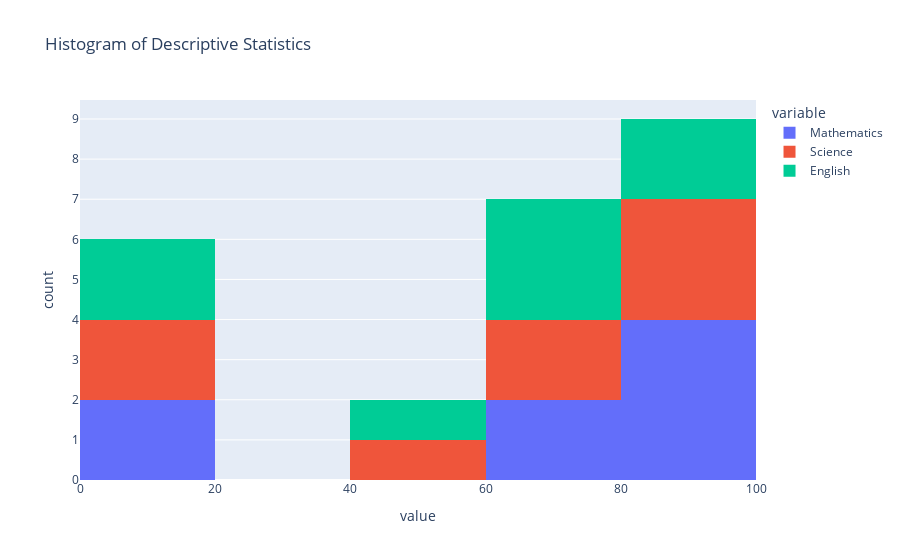
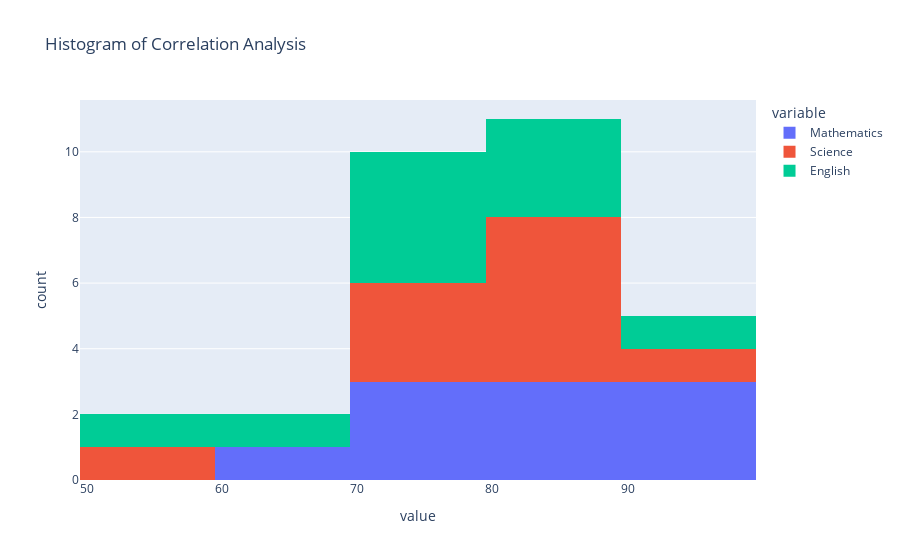

The code cell stored with these charts, in order, in its notebook:
### Code cell
import pandas as pd
import seaborn as sns
import plotly.express as px
data = {
    'Student': ['A', 'B', 'C', 'D', 'E', 'F', 'G', 'H', 'I', 'J'],
    'Mathematics': [85, 78, 92, 88, 70, 95, 60, 80, 90, 76],
    'Science': [80, 85, 88, 70, 75, 92, 55, 82, 89, 78],
    'English': [78, 74, 85, 80, 68, 90, 50, 77, 83, 72]
}
dataset=pd.DataFrame(data)
des=dataset.describe()
print("Descriptive Statistics:\n", des)
fig=px.histogram(des,title='Histogram of Descriptive Statistics')
fig.show()
sns.heatmap(des,annot=True)
plt.title("Heatmap of Decriptive Statistics")
plt.show()
corr_data=dataset.drop(columns=['Student'])
print("Correlation Analysis:\n",corr_data)
fig=px.histogram(corr_data,title='Histogram of Correlation Analysis')
fig.show()
sns.heatmap(corr_data,annot=True)
plt.title("Heatmap of Correlation")
plt.show()

### Figure 1 — Plotly figure (JSON) as saved in the notebook; plotly's stock layout.template omitted (floating-point values rounded to 4 significant figures)
{"data": [{"bingroup": "x", "hovertemplate": "variable=Mathematics<br>value=%{x}<br>count=%{y}<extra></extra>", "legendgroup": "Mathematics", "marker": {"color": "#636efa", "pattern": {"shape": ""}}, "name": "Mathematics", "orientation": "v", "showlegend": true, "type": "histogram", "x": [10.0, 81.4, 10.84, 60.0, 76.5, 82.5, 89.5, 95.0], "xaxis": "x", "yaxis": "y"}, {"bingroup": "x", "hovertemplate": "variable=Science<br>value=%{x}<br>count=%{y}<extra></extra>", "legendgroup": "Science", "marker": {"color": "#EF553B", "pattern": {"shape": ""}}, "name": "Science", "orientation": "v", "showlegend": true, "type": "histogram", "x": [10.0, 79.4, 10.9, 55.0, 75.75, 81.0, 87.25, 92.0], "xaxis": "x", "yaxis": "y"}, {"bingroup": "x", "hovertemplate": "variable=English<br>value=%{x}<br>count=%{y}<extra></extra>", "legendgroup": "English", "marker": {"color": "#00cc96", "pattern": {"shape": ""}}, "name": "English", "orientation": "v", "showlegend": true, "type": "histogram", "x": [10.0, 75.7, 11.09, 50.0, 72.5, 77.5, 82.25, 90.0], "xaxis": "x", "yaxis": "y"}], "layout": {"barmode": "relative", "legend": {"title": {"text": "variable"}, "tracegroupgap": 0}, "title": {"text": "Histogram of Descriptive Statistics"}, "xaxis": {"anchor": "y", "domain": [0, 1], "title": {"text": "value"}}, "yaxis": {"anchor": "x", "domain": [0, 1], "title": {"text": "count"}}}}

### Figure 2 — Plotly figure (JSON) as saved in the notebook; plotly's stock layout.template omitted (floating-point values rounded to 4 significant figures)
{"data": [{"bingroup": "x", "hovertemplate": "variable=Mathematics<br>value=%{x}<br>count=%{y}<extra></extra>", "legendgroup": "Mathematics", "marker": {"color": "#636efa", "pattern": {"shape": ""}}, "name": "Mathematics", "orientation": "v", "showlegend": true, "type": "histogram", "x": [85, 78, 92, 88, 70, 95, 60, 80, 90, 76], "xaxis": "x", "yaxis": "y"}, {"bingroup": "x", "hovertemplate": "variable=Science<br>value=%{x}<br>count=%{y}<extra></extra>", "legendgroup": "Science", "marker": {"color": "#EF553B", "pattern": {"shape": ""}}, "name": "Science", "orientation": "v", "showlegend": true, "type": "histogram", "x": [80, 85, 88, 70, 75, 92, 55, 82, 89, 78], "xaxis": "x", "yaxis": "y"}, {"bingroup": "x", "hovertemplate": "variable=English<br>value=%{x}<br>count=%{y}<extra></extra>", "legendgroup": "English", "marker": {"color": "#00cc96", "pattern": {"shape": ""}}, "name": "English", "orientation": "v", "showlegend": true, "type": "histogram", "x": [78, 74, 85, 80, 68, 90, 50, 77, 83, 72], "xaxis": "x", "yaxis": "y"}], "layout": {"barmode": "relative", "legend": {"title": {"text": "variable"}, "tracegroupgap": 0}, "title": {"text": "Histogram of Correlation Analysis"}, "xaxis": {"anchor": "y", "domain": [0, 1], "title": {"text": "value"}}, "yaxis": {"anchor": "x", "domain": [0, 1], "title": {"text": "count"}}}}
